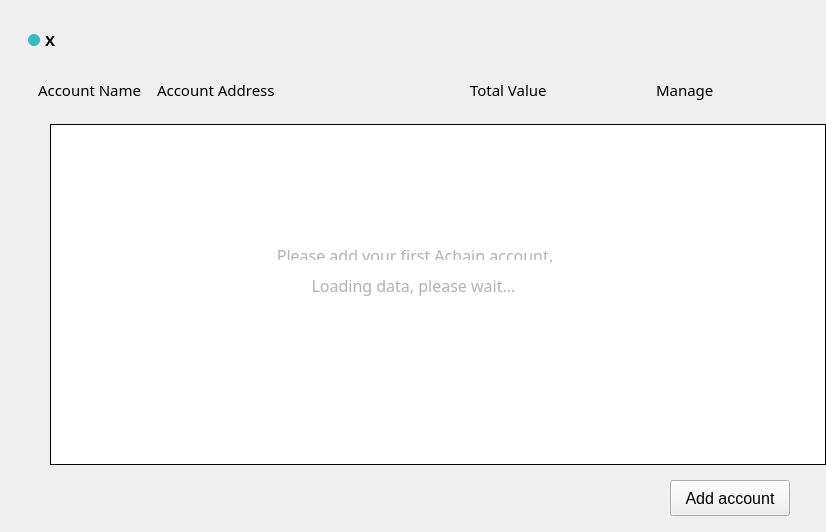
<?xml version="1.0" encoding="UTF-8"?>
<ui version="4.0">
 <class>AccountPage</class>
 <widget class="QWidget" name="AccountPage">
  <property name="geometry">
   <rect>
    <x>0</x>
    <y>0</y>
    <width>826</width>
    <height>532</height>
   </rect>
  </property>
  <property name="font">
   <font>
    <family>微软雅黑</family>
   </font>
  </property>
  <property name="windowTitle">
   <string>Form</string>
  </property>
  <property name="styleSheet">
   <string notr="true">QScrollBar{background-color: rgb(255, 255, 255);}</string>
  </property>
  <widget class="QToolButton" name="addAccountBtn">
   <property name="geometry">
    <rect>
     <x>670</x>
     <y>480</y>
     <width>120</width>
     <height>36</height>
    </rect>
   </property>
   <property name="font">
    <font>
     <pointsize>12</pointsize>
    </font>
   </property>
   <property name="cursor">
    <cursorShape>PointingHandCursor</cursorShape>
   </property>
   <property name="focusPolicy">
    <enum>Qt::NoFocus</enum>
   </property>
   <property name="text">
    <string>Add account</string>
   </property>
   <property name="toolButtonStyle">
    <enum>Qt::ToolButtonTextOnly</enum>
   </property>
   <property name="arrowType">
    <enum>Qt::UpArrow</enum>
   </property>
  </widget>
  <widget class="QTableWidget" name="accountTableWidget">
   <property name="enabled">
    <bool>true</bool>
   </property>
   <property name="geometry">
    <rect>
     <x>50</x>
     <y>124</y>
     <width>776</width>
     <height>341</height>
    </rect>
   </property>
   <property name="cursor" stdset="0">
    <cursorShape>ArrowCursor</cursorShape>
   </property>
   <property name="layoutDirection">
    <enum>Qt::LeftToRight</enum>
   </property>
   <property name="frameShape">
    <enum>QFrame::Box</enum>
   </property>
   <property name="frameShadow">
    <enum>QFrame::Plain</enum>
   </property>
   <property name="verticalScrollBarPolicy">
    <enum>Qt::ScrollBarAsNeeded</enum>
   </property>
   <property name="horizontalScrollBarPolicy">
    <enum>Qt::ScrollBarAlwaysOff</enum>
   </property>
   <property name="autoScroll">
    <bool>true</bool>
   </property>
   <property name="editTriggers">
    <set>QAbstractItemView::NoEditTriggers</set>
   </property>
   <property name="selectionMode">
    <enum>QAbstractItemView::NoSelection</enum>
   </property>
   <property name="iconSize">
    <size>
     <width>19</width>
     <height>12</height>
    </size>
   </property>
   <property name="showGrid">
    <bool>true</bool>
   </property>
   <property name="gridStyle">
    <enum>Qt::SolidLine</enum>
   </property>
   <property name="columnCount">
    <number>4</number>
   </property>
   <attribute name="horizontalHeaderVisible">
    <bool>false</bool>
   </attribute>
   <attribute name="horizontalHeaderCascadingSectionResizes">
    <bool>false</bool>
   </attribute>
   <attribute name="horizontalHeaderHighlightSections">
    <bool>false</bool>
   </attribute>
   <attribute name="verticalHeaderVisible">
    <bool>false</bool>
   </attribute>
   <attribute name="verticalHeaderHighlightSections">
    <bool>false</bool>
   </attribute>
   <column/>
   <column/>
   <column/>
   <column/>
  </widget>
  <widget class="QLabel" name="addressTitle">
   <property name="geometry">
    <rect>
     <x>157</x>
     <y>75</y>
     <width>140</width>
     <height>30</height>
    </rect>
   </property>
   <property name="font">
    <font>
     <family>微软雅黑</family>
     <pointsize>11</pointsize>
    </font>
   </property>
   <property name="styleSheet">
    <string notr="true"/>
   </property>
   <property name="text">
    <string>Account Address</string>
   </property>
   <property name="alignment">
    <set>Qt::AlignLeading|Qt::AlignLeft|Qt::AlignVCenter</set>
   </property>
  </widget>
  <widget class="QLabel" name="accountNameTitle">
   <property name="geometry">
    <rect>
     <x>38</x>
     <y>75</y>
     <width>140</width>
     <height>30</height>
    </rect>
   </property>
   <property name="font">
    <font>
     <family>微软雅黑</family>
     <pointsize>11</pointsize>
    </font>
   </property>
   <property name="styleSheet">
    <string notr="true"/>
   </property>
   <property name="text">
    <string>Account Name</string>
   </property>
   <property name="alignment">
    <set>Qt::AlignLeading|Qt::AlignLeft|Qt::AlignVCenter</set>
   </property>
  </widget>
  <widget class="QLabel" name="operationsTitle">
   <property name="geometry">
    <rect>
     <x>656</x>
     <y>75</y>
     <width>140</width>
     <height>30</height>
    </rect>
   </property>
   <property name="font">
    <font>
     <family>微软雅黑</family>
     <pointsize>11</pointsize>
    </font>
   </property>
   <property name="styleSheet">
    <string notr="true"/>
   </property>
   <property name="text">
    <string>Manage</string>
   </property>
   <property name="alignment">
    <set>Qt::AlignLeading|Qt::AlignLeft|Qt::AlignVCenter</set>
   </property>
  </widget>
  <widget class="QLabel" name="totalPriceTitle">
   <property name="geometry">
    <rect>
     <x>470</x>
     <y>75</y>
     <width>140</width>
     <height>30</height>
    </rect>
   </property>
   <property name="font">
    <font>
     <family>微软雅黑</family>
     <pointsize>11</pointsize>
    </font>
   </property>
   <property name="styleSheet">
    <string notr="true"/>
   </property>
   <property name="text">
    <string>Total Value</string>
   </property>
   <property name="alignment">
    <set>Qt::AlignLeading|Qt::AlignLeft|Qt::AlignVCenter</set>
   </property>
  </widget>
  <widget class="QLabel" name="accountCountLabel">
   <property name="geometry">
    <rect>
     <x>45</x>
     <y>25</y>
     <width>491</width>
     <height>30</height>
    </rect>
   </property>
   <property name="font">
    <font>
     <family>微软雅黑</family>
     <pointsize>11</pointsize>
     <weight>75</weight>
     <bold>true</bold>
    </font>
   </property>
   <property name="styleSheet">
    <string notr="true"/>
   </property>
   <property name="text">
    <string>X</string>
   </property>
   <property name="alignment">
    <set>Qt::AlignLeading|Qt::AlignLeft|Qt::AlignVCenter</set>
   </property>
  </widget>
  <widget class="QLabel" name="initLabel">
   <property name="geometry">
    <rect>
     <x>190</x>
     <y>230</y>
     <width>450</width>
     <height>51</height>
    </rect>
   </property>
   <property name="font">
    <font>
     <family>微软雅黑</family>
     <pointsize>12</pointsize>
    </font>
   </property>
   <property name="styleSheet">
    <string notr="true">color: rgb(178, 178, 178);</string>
   </property>
   <property name="text">
    <string>Please add your first Achain account.</string>
   </property>
   <property name="alignment">
    <set>Qt::AlignCenter</set>
   </property>
  </widget>
  <widget class="QLabel" name="loadingLabel">
   <property name="geometry">
    <rect>
     <x>278</x>
     <y>260</y>
     <width>271</width>
     <height>51</height>
    </rect>
   </property>
   <property name="font">
    <font>
     <family>微软雅黑</family>
     <pointsize>12</pointsize>
    </font>
   </property>
   <property name="styleSheet">
    <string notr="true">color: rgb(178, 178, 178);
background-color: rgb(255, 255, 255);</string>
   </property>
   <property name="text">
    <string>Loading data, please wait...</string>
   </property>
   <property name="alignment">
    <set>Qt::AlignCenter</set>
   </property>
  </widget>
  <widget class="QLabel" name="label">
   <property name="geometry">
    <rect>
     <x>28</x>
     <y>34</y>
     <width>12</width>
     <height>12</height>
    </rect>
   </property>
   <property name="font">
    <font>
     <family>微软雅黑</family>
    </font>
   </property>
   <property name="styleSheet">
    <string notr="true">background-color: rgb(49,189,198);border-radius:6px;</string>
   </property>
   <property name="text">
    <string/>
   </property>
  </widget>
 </widget>
 <resources/>
 <connections/>
</ui>
